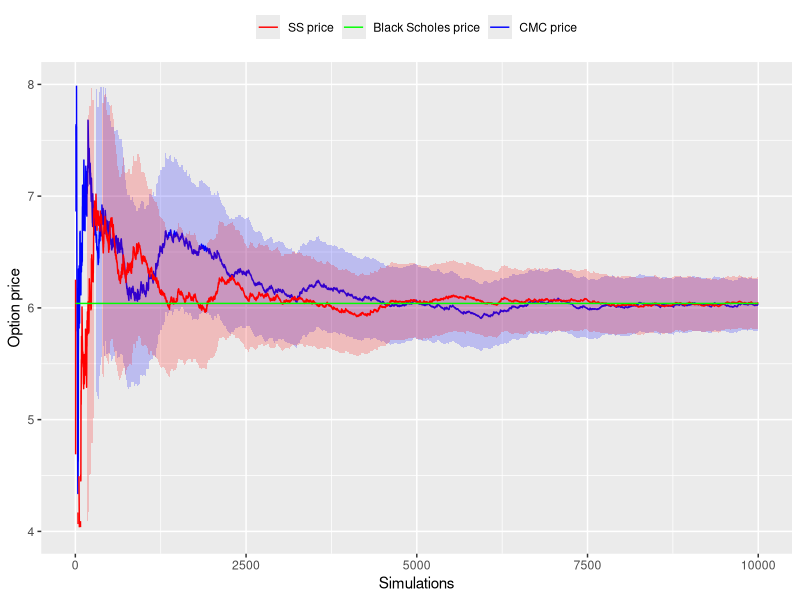

Reproduce this figure in R.
library(ggplot2)

# ===== Initial parameters ==================== #
n   <- 10000
s   <- 100
k   <- 110
r   <- 0.05
v   <- 0.2
mat <- 1
dt  <- 1 / 1000
ts  <- mat / dt
z   <- rnorm(n, 0, 1)

# ===== Useful computations =================== #
dc    <- exp(-r * mat)
drift <- (r - 0.5 * v ** 2) * mat
vol   <- v * sqrt(mat)
# ============================================= #

# ============================================= #
# ===== Analytic European call option price === #
# ============================================= #
bs <- function(price, vol, mat, rate, strike){
  d1 <- (log(price / strike) + (rate + 0.5 * vol ** 2) * mat)/(vol * sqrt(mat))
  d2 <- d1 - vol * sqrt(mat)
  
  # mean and sd do not need to be specified: default to N(0,1)
  n1 <- pnorm(d1, mean = 0, sd = 1)
  n2 <- pnorm(d2, mean = 0, sd = 1)
  dc <- exp(-rate * mat)
  
  return(price * n1 - dc * strike * n2)
}

price <- bs(price = s, vol = v, mat = mat, rate = r, strike = k)
price <- rep(price, n)
# ============================================= #

# ============================================= #
# ===== Stratified Sampling =================== #
# ============================================= #

m   <- 4     # Simulations per stratum
l   <- n / m # Strata
q   <- m / n # = p
p   <- 1 / l # Equiprobable strata

w   <- rep(0, n)
for (i in 1:l){
  a <- 1 + (i - 1) * m
  b <- i * m
  U     <- runif(m, 0, 1)
  V     <- (i - 1 + U) / l
  w[a:b] <- qnorm(V)
}

# Shuffle, so the entries become random
w <- sample(w, length(w))
# ============================================= #

# ============================================= #
# ===== Showing convergence of price ========== #
# ============================================= #

# ===== Initialisation ======================== #
cmc_payoff <- ss_payoff <- rep(0, n)
cmc_price  <- ss_price  <- rep(0, n)
cmc_se     <- ss_se     <- rep(0, n)

# ============================================= #

for (i in 1:n){
  # Crude monte carlo
  cmc_payoff[i] <- dc * pmax(s * exp(drift + vol * z[i]) - k, 0)
  cmc_price[i]  <- sum(cmc_payoff) / i
  cmc_se[i]     <- ifelse(i == 1, 0, sd(cmc_payoff[1:i]) / sqrt(i))
  if(i == 2){cmc_se[i-1] <- cmc_se[i]}
  
  # Stratified sampling
  if(i <= 4){m <- l <- 1}
  ss_payoff[i]  <- dc * pmax(s * exp(drift + vol * w[i]) - k, 0)
  ss_price[i]   <- sum(ss_payoff) / i
  ss_se[i]      <- ifelse(i == 1, 0, sd(ss_payoff[1:i]) / sqrt(i))
  if(i == 2){ss_se[i-1] <- ss_se[i]}
}

ss_top <- ss_price + 1.96 * ss_se
ss_bot <- ss_price - 1.96 * ss_se
cmc_top <- cmc_price + 1.96 * cmc_se
cmc_bot <- cmc_price - 1.96 * cmc_se

x <- seq(1, n, 1)
ggplot(NULL) +
  geom_line(aes(x = x,
                y = cmc_price,
                colour = 'CMC price')) +
  geom_ribbon(aes(x = x,
                  ymin = cmc_bot,
                  ymax = cmc_top),
              fill = 'blue',
              alpha = 0.2) +
  geom_line(aes(x = x,
                y = ss_price,
                colour = 'SS price')) +
  geom_ribbon(aes(x = x,
                  ymin = ss_bot,
                  ymax = ss_top),
              fill = 'red',
              alpha = 0.2) +
  geom_line(aes(x = x,
                y = price,
                colour = 'Black Scholes price')) +
  ylim(4,8) +
  labs(x = 'Simulations', y = 'Option price') +
  scale_colour_manual(values = c('SS price' = 'red', 
                                 'Black Scholes price' = 'green', 
                                 'CMC price' = 'blue'),
                      breaks=c('SS price',
                               'Black Scholes price',
                               'CMC price')) +
  theme(legend.position = 'top',
        legend.direction = 'horizontal',
        legend.title = element_blank())

# Values coordinates colours with labels
# breaks controls ordering